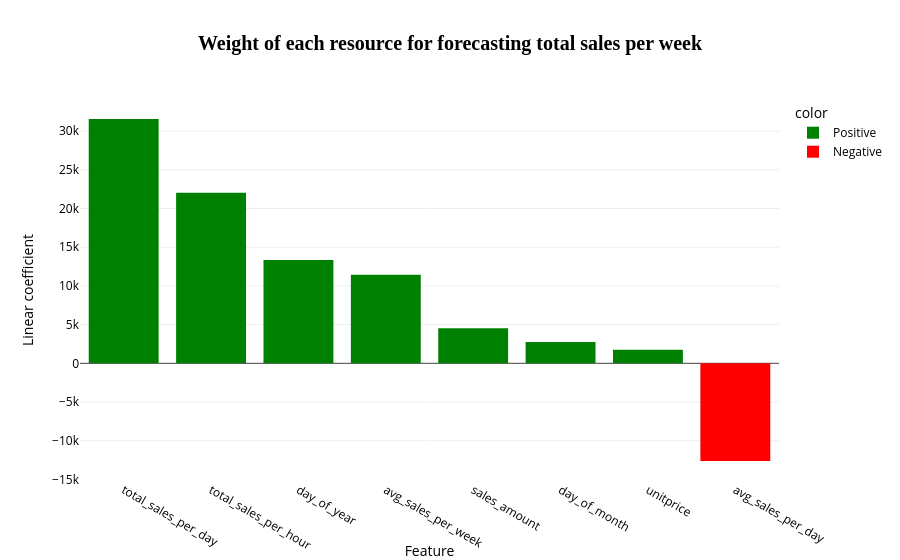

The code cell stored with this chart in its notebook:
### Markdown cell above
### 8.1. Interpretações dos Coeficientes

### Code cell
# Coeficientes
df_coef= pd.DataFrame(reg_XGB.coef_, X.columns, columns = ['coefficient']).sort_values('coefficient',ascending= False)

# set colors
colors = ['Positive' if c > 0 else 'Negative' for c in df_coef.coefficient]

fig = px.bar(
    x=df_coef.index,y=df_coef.coefficient, color=colors,
    color_discrete_sequence=['green', 'red'],
    labels=dict(x='Feature', y='Linear coefficient'),
    title='<b>Weight of each resource for forecasting total sales per week</b>'
)

fig.update_layout(title_font={'size':20, 'family': 'Times New Roman',},
                  font_color="#000000",
                  height=700,
                  template= "xgridoff",
                )
fig.show()

### Figure 1 — Plotly figure (JSON) as saved in the notebook; plotly's stock layout.template omitted (floating-point values rounded to 4 significant figures)
{"data": [{"alignmentgroup": "True", "hovertemplate": "color=Positive<br>Feature=%{x}<br>Linear coefficient=%{y}<extra></extra>", "legendgroup": "Positive", "marker": {"color": "green", "pattern": {"shape": ""}}, "name": "Positive", "offsetgroup": "Positive", "orientation": "v", "showlegend": true, "textposition": "auto", "type": "bar", "x": ["total_sales_per_day", "total_sales_per_hour", "day_of_year", "avg_sales_per_week", "sales_amount", "day_of_month", "unitprice"], "xaxis": "x", "y": [31570.0, 22035, 13350.0, 11440.0, 4519.0, 2765.0, 1746.0], "yaxis": "y"}, {"alignmentgroup": "True", "hovertemplate": "color=Negative<br>Feature=%{x}<br>Linear coefficient=%{y}<extra></extra>", "legendgroup": "Negative", "marker": {"color": "red", "pattern": {"shape": ""}}, "name": "Negative", "offsetgroup": "Negative", "orientation": "v", "showlegend": true, "textposition": "auto", "type": "bar", "x": ["avg_sales_per_day"], "xaxis": "x", "y": [-12624], "yaxis": "y"}], "layout": {"autosize": true, "barmode": "relative", "font": {"color": "#000000"}, "legend": {"title": {"text": "color"}, "tracegroupgap": 0}, "title": {"font": {"family": "Times New Roman", "size": 20}, "text": "<b>Weight of each resource for forecasting total sales per week</b>"}, "xaxis": {"anchor": "y", "autorange": true, "domain": [0, 1], "range": [-0.5, 7.5], "title": {"text": "Feature"}, "type": "category"}, "yaxis": {"anchor": "x", "autorange": true, "domain": [0, 1], "range": [-15080.0, 34030.0], "title": {"text": "Linear coefficient"}, "type": "linear"}}}
